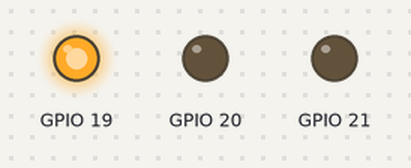
The program below on a simulated Raspberry Pi (BCM pin numbers). Shown: output pins drawn as LEDs (lit = HIGH).

Above: at 0.5 s.
At 1.5 s:
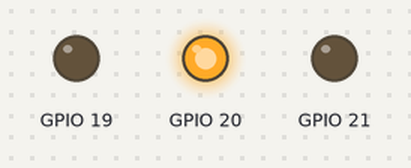
At 5.5 s:
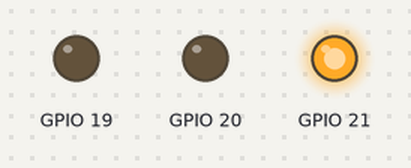
Timing chart, 0 to 6.9 s (numbered marks = the images above):
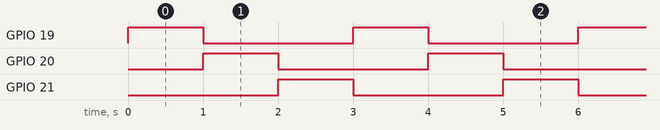

Measured:
- by itself, GPIO 19–21: alternates HIGH for 1.0 s and LOW for 2.0 s
- by itself, everything shown: repeats every 3.0 s, in 3 steps

The program:

GPIOtest.py
```python
import RPi.GPIO as GPIO
import time

GPIO.setmode(GPIO.BCM)
GPIO.setup(19, GPIO.OUT) #red
GPIO.setup(20, GPIO.OUT) #green
GPIO.setup(21, GPIO.OUT) #blue

try:
    while True: # loop
        GPIO.output(19, True) # on
        GPIO.output(20, False) # off
        GPIO.output(21, False) # off
        time.sleep(1)

        GPIO.output(19, False) # off
        GPIO.output(20, True) # on
        GPIO.output(21, False) # off
        time.sleep(1)

        GPIO.output(19, False) # off
        GPIO.output(20, False) # off
        GPIO.output(21, True) # on
        time.sleep(1)

except Exception as e:
    print(e)
finally:
    GPIO.cleanup()
```
